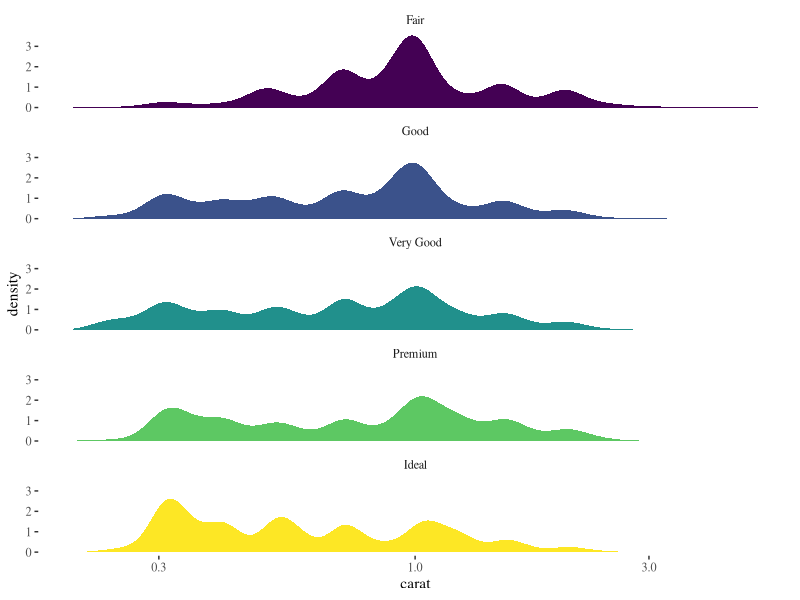
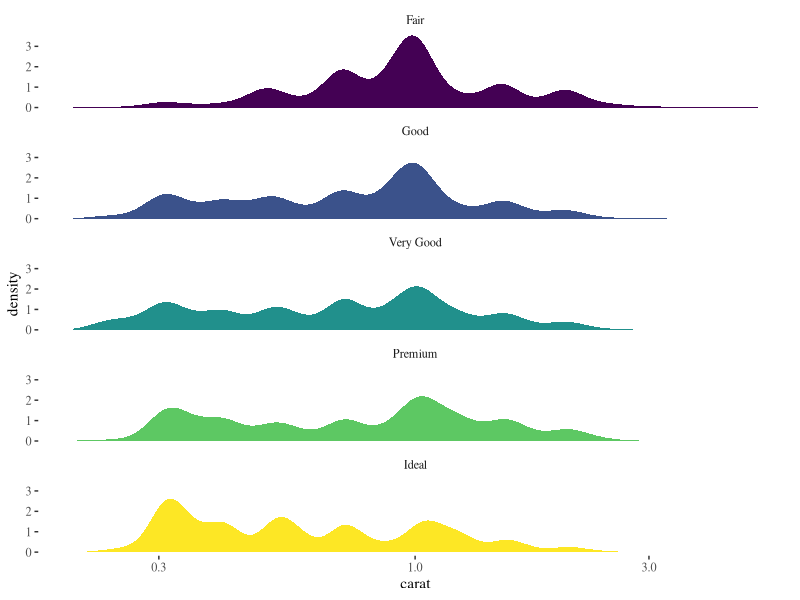
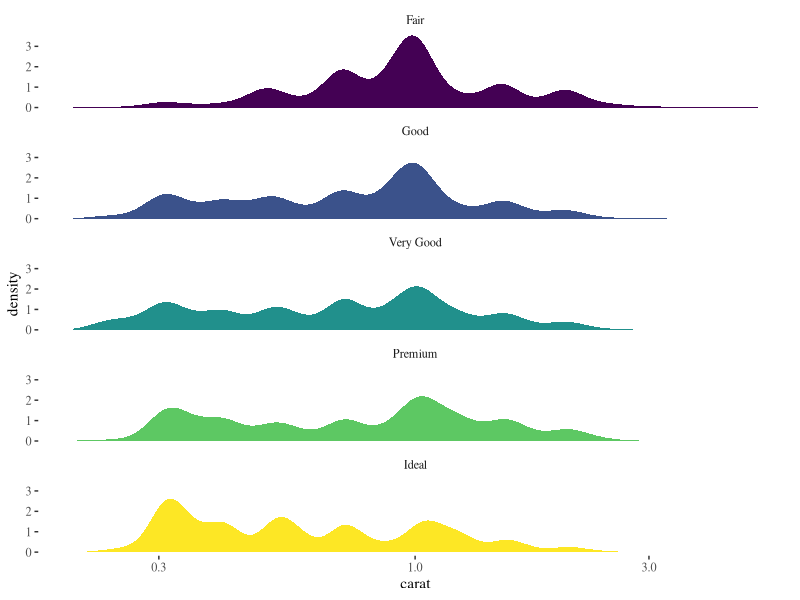
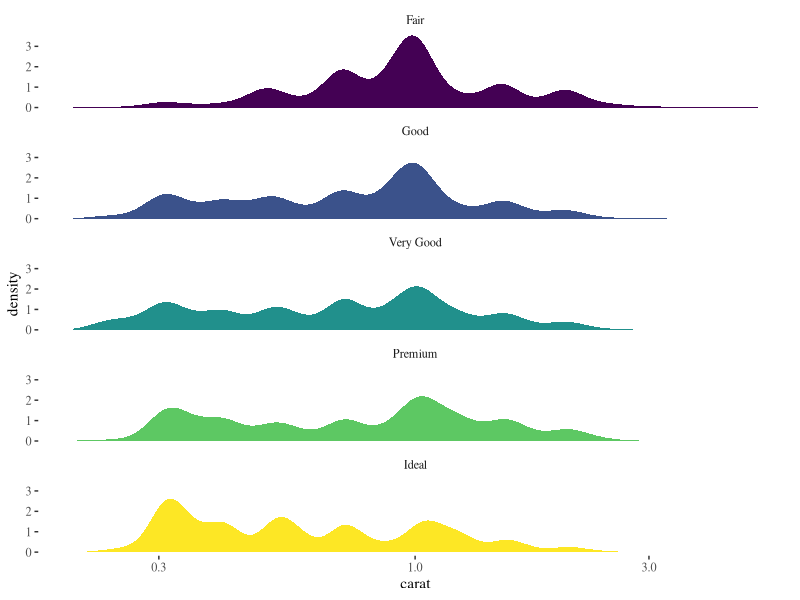
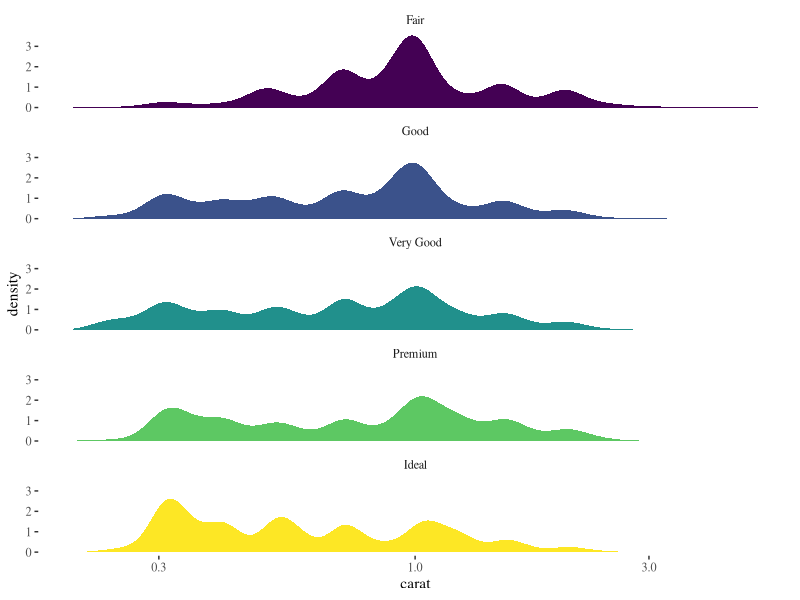
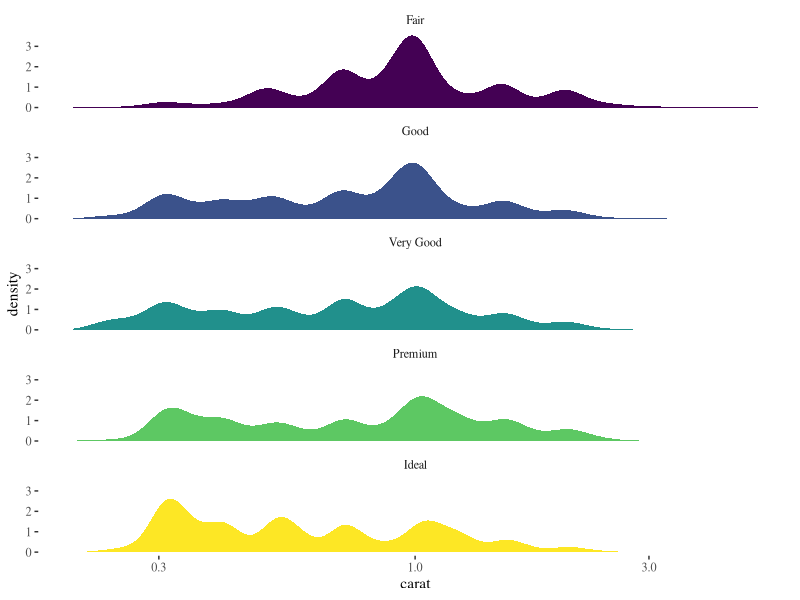
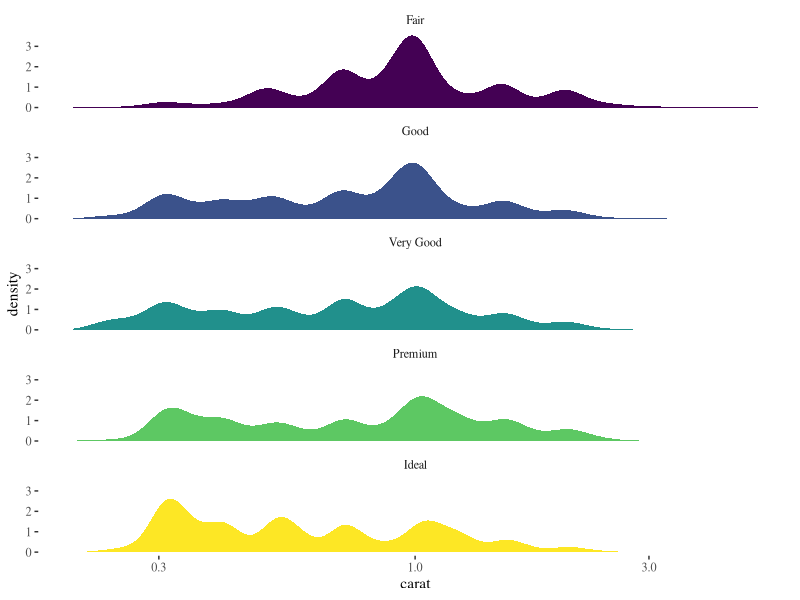
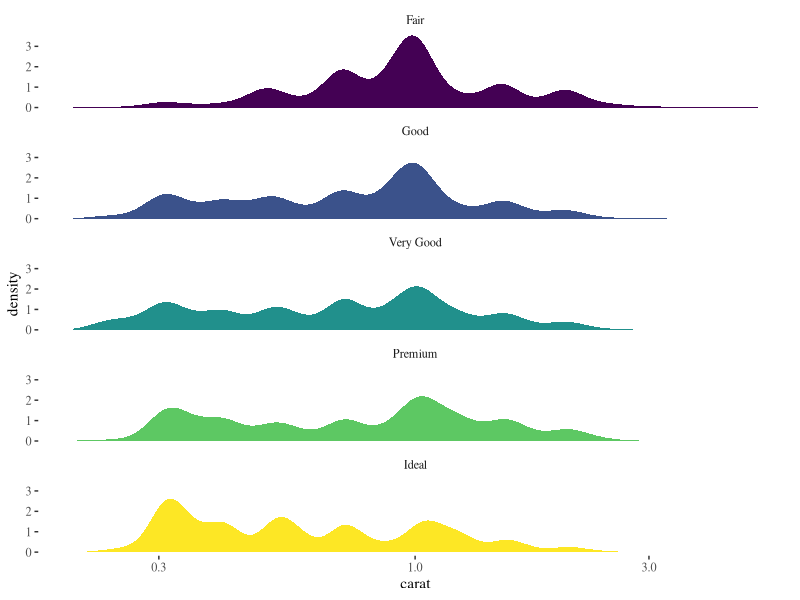

The R source for these figures, in order:
## ---- chunk 1
library(tidyverse)
## ---- chunk 2
diamonds %>%
  ggplot(aes(x = carat, fill = cut)) + 
  geom_density(color = NA) +
  facet_wrap(vars(cut), ncol = 1) +
  scale_x_log10() +
  ggthemes::theme_tufte() +
  theme(legend.position = "none") 
## ---- chunk 3
diamonds %>%
  ggplot(aes(x = carat, fill = cut)) + 
  geom_density(color = NA) +
  facet_wrap(vars(cut), ncol = 1) +
  scale_x_log10() +
  ggthemes::theme_tufte() +
  theme(legend.position = "none") 
## ---- chunk 4
diamonds %>%
  ggplot(aes(x = carat, fill = cut)) + 
  geom_density(color = NA) +
  facet_wrap(vars(cut), ncol = 1) +
  scale_x_log10() +
  ggthemes::theme_tufte() +
  theme(legend.position = "none") 
## ---- chunk 5
diamonds %>%
  ggplot(aes(x = carat, fill = cut)) + 
  geom_density(color = NA) +
  facet_wrap(vars(cut), ncol = 1) +
  scale_x_log10() +
  ggthemes::theme_tufte() +
  theme(legend.position = "none") 
## ---- chunk 6
diamonds %>%
  ggplot(aes(x = carat, fill = cut)) + 
  geom_density(color = NA) +
  facet_wrap(vars(cut), ncol = 1) +
  scale_x_log10() +
  ggthemes::theme_tufte() +
  theme(legend.position = "none") 
## ---- chunk 7
diamonds %>%
  ggplot(aes(x = carat, fill = cut)) + 
  geom_density(color = NA) +
  facet_wrap(vars(cut), ncol = 1) +
  scale_x_log10() +
  ggthemes::theme_tufte() +
  theme(legend.position = "none") 
## ---- chunk 8
diamonds %>%
  ggplot(aes(x = carat, fill = cut)) + 
  geom_density(color = NA) +
  facet_wrap(vars(cut), ncol = 1) +
  scale_x_log10() +
  ggthemes::theme_tufte() +
  theme(legend.position = "none") 
## ---- chunk 9
diamonds %>%
  ggplot(aes(x = carat, fill = cut)) + 
  geom_density(color = NA) +
  facet_wrap(vars(cut), ncol = 1) +
  scale_x_log10() +
  ggthemes::theme_tufte() +
  theme(legend.position = "none") 
## ---- chunk 10
diamonds %>%
  ggplot(aes(x = carat, fill = cut)) + 
  geom_density(color = NA) +
  facet_wrap(vars(cut), ncol = 1) +
  scale_x_log10() +
  ggthemes::theme_tufte() +
  theme(legend.position = "none") 
